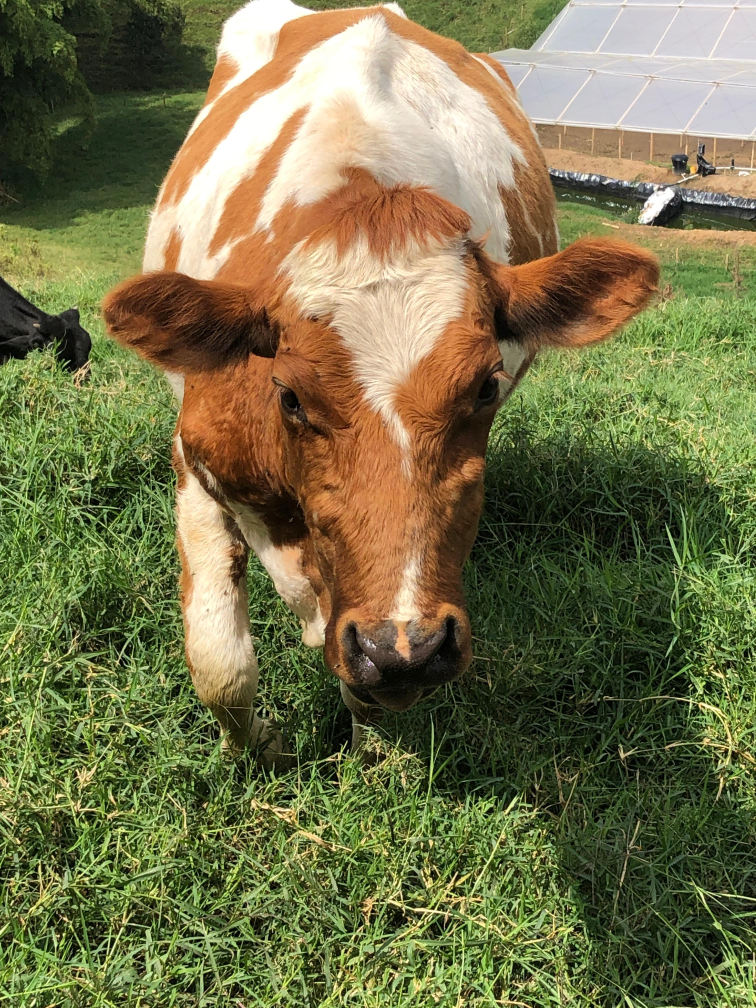
#> input picture Vision Artificial/Actividad en clase 2/Imagenes/Vaca.jpg, 3024 x 4032 px, found by its file name (shown at 1/4 size)
$ python Interpolation.py
#> lines starting #> are read from the running program, lines starting #| are printed output that depends on the picture
import cv2
import matplotlib.pyplot as plt

# Cargar la imagen

img = cv2.imread('Actividad en clase 2/Imagenes/Vaca.jpg')
#> img is the input picture: shape (4032, 3024, 3); mean B, G, R 74.7, 114.9, 117.4

# Cambiar tamaño usando diferentes métodos de interpolación
resized_bilinear = cv2.resize(img, (400, 400), interpolation=cv2.INTER_LINEAR)  # Bilineal
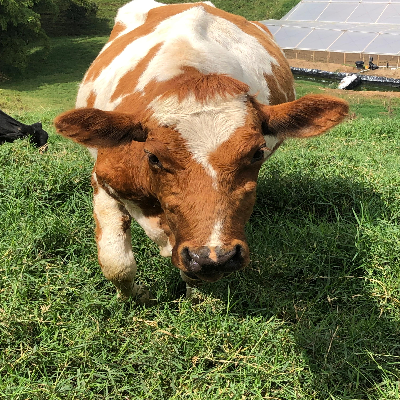
#> resized_bilinear: shape (400, 400, 3); mean B, G, R 74.6, 114.8, 117.3
resized_nearest = cv2.resize(img, (400, 400), interpolation=cv2.INTER_NEAREST)  # Vecino más cercano
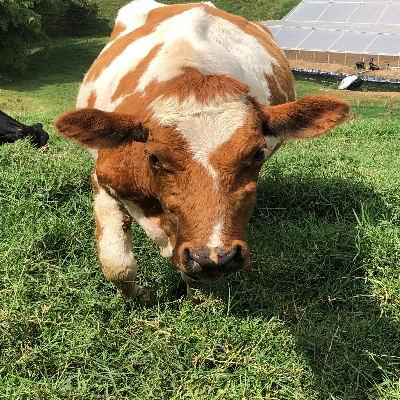
#> resized_nearest: shape (400, 400, 3); mean B, G, R 74.6, 114.8, 117.3

# Mostrar las imágenes utilizando matplotlib
fig, axes = plt.subplots(2, 1, figsize=(15, 5))

# Escala de grises
axes[0].imshow(resized_bilinear, cmap='gray')
axes[0].set_title("Interpolación Bilineal")
axes[0].axis('off')

# Blanco y negro (binaria)
axes[1].imshow(resized_nearest, cmap='gray')
axes[1].set_title("Interpolación Vecino más cercano")
axes[1].axis('off')

plt.show()
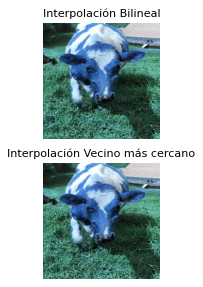
#> figure drawn by matplotlib, 2 panels; B, G, R data is drawn as R, G, B

$ run again, with Vision Artificial/Actividad en clase 2/Imagenes/Paisaje.jpg copied over Vision Artificial/Actividad en clase 2/Imagenes/Vaca.jpg
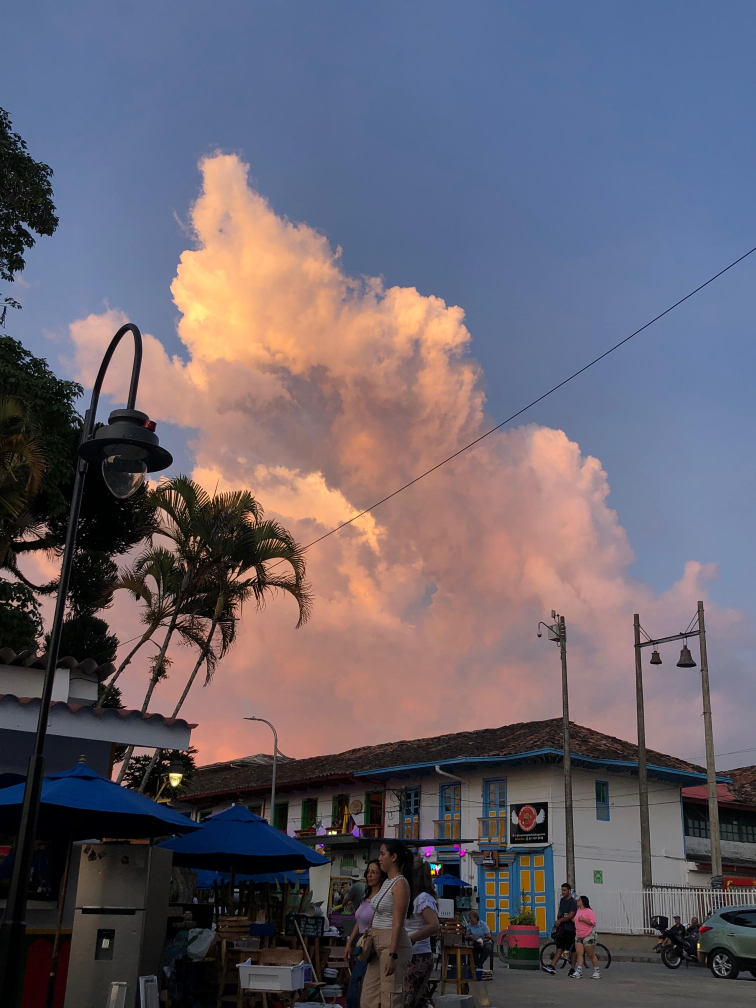
#> input picture Vision Artificial/Actividad en clase 2/Imagenes/Paisaje.jpg, 3024 x 4032 px, found by its file name (shown at 1/4 size)
#> img is the input picture: shape (4032, 3024, 3); mean B, G, R 108.7, 97.2, 102.9
#> `resized_nearest = cv2.resize(img, (400, 400), interpolation=cv2.INTER_..`:
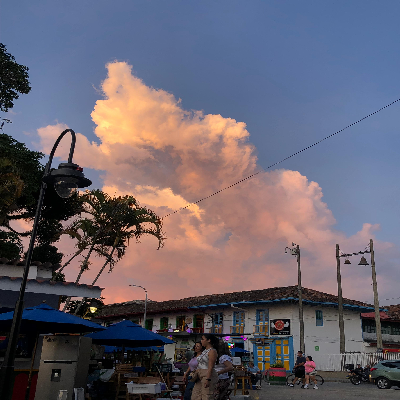
#> resized_nearest: shape (400, 400, 3); mean B, G, R 108.7, 97.2, 102.9
#> `plt.show()`:
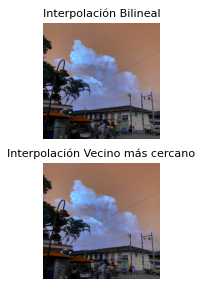
#> figure drawn by matplotlib, 2 panels; B, G, R data is drawn as R, G, B
